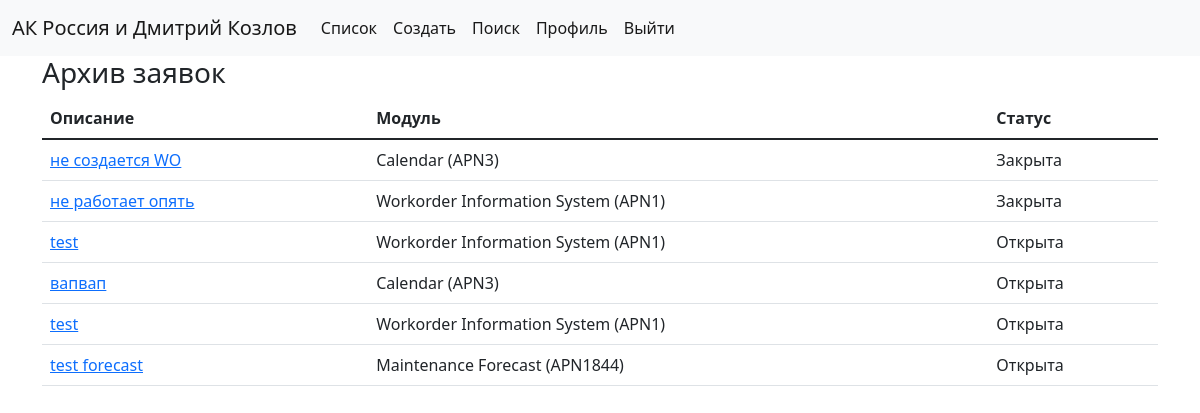
The app's page /account/archive/ (signed in) with its own data.
### account/models.py (models this page shows, shortened)
class Profile(models.Model):
    user = models.OneToOneField(User, on_delete=models.CASCADE, related_name='profile')
    airline = models.ForeignKey(Airline, on_delete=models.CASCADE, null=True)

class Airline(models.Model):
    airline = models.CharField(max_length=255)
    def __str__(self):
        return self.airline

### cases/models.py (models this page shows, shortened)
class Case(models.Model):
    title = models.CharField(max_length=255)
    description = models.TextField()
    module = models.ForeignKey(AMOSModule, on_delete=models.CASCADE)
    docfile = models.FileField(upload_to=case_directory_path, blank=True, null=True)
    author = models.ForeignKey(User, on_delete=models.SET_NULL, blank=True, null=True)
    created = models.DateTimeField(auto_now_add=True)
    active = models.BooleanField(default=True)
    def get_absolute_url(self):
        return reverse('cases:detail', args=[str(self.id)])

class AMOSModule(models.Model):
    apn = models.IntegerField()
    name = models.CharField(max_length=155)
    def __str__(self):
        return f"{self.name} (APN{self.apn})"

### account/views.py (the view)
# urls.py: path('archive/', ArchiveView.as_view(), name='archive'),
class ArchiveView(LoginRequiredMixin, View):
    template_name = 'account/archive.html'
    def get(self, request):
        items = Case.objects.select_related('module', 'author').filter(author=request.user)
        context = {
            'items': items
        }
        return render(request, template_name=self.template_name, context=context)

### account/templates/account/archive.html (shortened to what this page needs)
{% extends "cases/base.html" %}
{% block content %}
    <h3>Архив заявок</h3>
        {% include 'account/snippets/table.html' with items=items %}
{% endblock %}

### cases/templates/cases/base.html (shortened to what this page needs)
<!doctype html>
<html lang="en">
  <head>
    {% load static %}
    <link rel="stylesheet" href="{% static '/css/bootstrap.min.css' %}">
  </head>
  <body>
  <nav class="navbar navbar-expand-lg navbar-light bg-light">
  <div class="container-fluid">
    <a class="navbar-brand" href="#">{% if request.user.is_authenticated %}{{request.user.profile.airline }} и {{request.user.first_name}} {{request.user.last_name}}{% else %}АК Россия{% endif %}</a>
    <div class="collapse navbar-collapse" id="navbarSupportedContent">
      <ul class="navbar-nav me-auto mb-2 mb-lg-0">
        {% if request.user.is_authenticated %}
        <li class="nav-item">
          <a class="nav-link active" aria-current="page" href="{% url 'cases:list' %}">Список</a>
        </li>
        <li class="nav-item">
          <a class="nav-link active" aria-current="page" href="{% url 'cases:create' %}">Создать</a>
        </li>
        <li class="nav-item">
          <a class="nav-link active" aria-current="page" href="{% url 'cases:search' %}">Поиск</a>
        </li>
        <li class="nav-item">
          <a class="nav-link active" aria-current="page" href="{% url 'account:edit' %}">Профиль</a>
        </li>
        <li class="nav-item">
          <a class="nav-link active" aria-current="page" href="{% url 'account:logout' %}">Выйти</a>
        </li>
        {% else %}
        <li class="nav-item">
          <a class="nav-link active" aria-current="page" href="{% url 'account:login' %}">Логин</a>
        </li>
        {% endif %}
      </ul>
    </div>
  </div>
</nav>
<div class="container">
  {% block content %}{% endblock %}
</div>
  </body>
</html>

### account/templates/account/snippets/table.html
<table class="table">
  <thead>
    <tr>
      <th scope="col">Описание</th>
      <th scope="col">Модуль</th>
      <th scope="col">Статус</th>
    </tr>
  </thead>
  <tbody>
  {% for item in items %}
    <tr>
      <td><a href="{{ item.get_absolute_url }}">{{ item.title }}</a></td>
      <td>{{ item.module }}</td>
      <td>{% if item.active %}Открыта{% else %}Закрыта{% endif %}</td>
    </tr>
  {% endfor %}
  </tbody>
</table>

### records on screen
Case: title "не создается WO", module "Calendar (APN3)", active "Закрыта"
Case: title "не работает опять", module "Workorder Information System (APN1)", active "Закрыта"
Case: title "test", module "Workorder Information System (APN1)", active "Открыта"
Case: title "вапвап", module "Calendar (APN3)", active "Открыта"
Case: title "test", module "Workorder Information System (APN1)", active "Открыта"
Case: title "test forecast", module "Maintenance Forecast (APN1844)", active "Открыта"

### other values on screen
{{ request.user.profile.airline }} "АК Россия"
{{ request.user.first_name }} "Дмитрий"
{{ request.user.last_name }} "Козлов"
